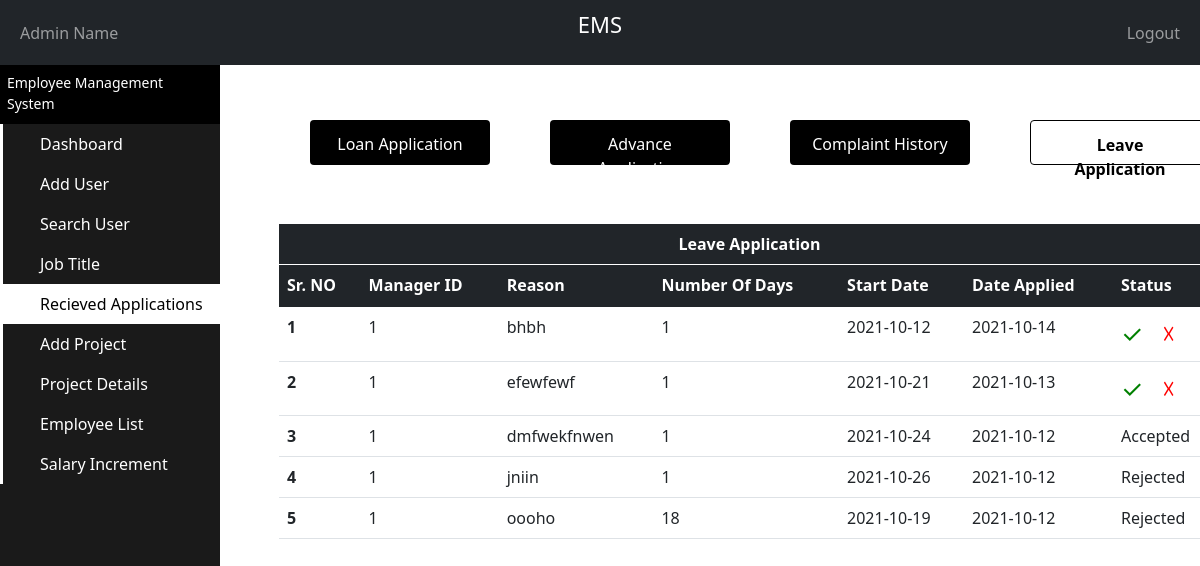
/PHP/Admin_LeaveApplication.php, run on the app's committed database.
### tables this page shows
CREATE TABLE `leave_table` (
  `LeaveTable_ID` int(11) NOT NULL,
  `Developer_ID` int(11) NOT NULL,
  `Manager_ID` int(11) NOT NULL,
  `Reason` varchar(500) NOT NULL,
  `NumberOfDays` int(2) NOT NULL,
  `StartDate` date NOT NULL,
  `DateApplied` date NOT NULL,
  `Status` varchar(25) NOT NULL
);

### PHP/Admin_LeaveApplication.php (the view, shortened to what this page needs)
<?php
 include "Connection.php";
?>
<!doctype html>
<html lang="en">
  <head>
    <link href="https://cdn.jsdelivr.net/npm/bootstrap@5.1.1/dist/css/bootstrap.min.css" rel="stylesheet">
  </head>
  <body>
    <nav class="navbar navbar-expand-md navbar-dark bg-dark">
      <div class="container-fluid">
        <div class="navbar-collapse collapse w-100 order-1 order-md-0 dual-collapse2">
          <ul class="navbar-nav me-auto">
            <li class="nav-item active">
              <a class="nav-link" href="Admin_PersonalDetails.php">
                <?php
                  if(isset($_SESSION['fname']) && isset($_SESSION['lname']))
                  {
                    echo"$_SESSION[fname] $_SESSION[lname]";
                    $ID = $_SESSION["uid"];
                    $sql = "SELECT * FROM admin_info WHERE Admin_ID='$ID'";
                    if($result = mysqli_query($con, $sql))
                    {
                      $count = mysqli_num_rows($result);
                      if($count != 1)
                      {
                        echo "<script> location.href='Logout.php'; </script>" ;
                      }
                    }
                    else{
                      echo "<script> location.href='Logout.php'; </script>" ;
                    }
                  }
                  else
                   echo"Admin Name";
                  ?>
              </a>
            </li>
          </ul>
        </div>
        <div class="mx-auto order-0">
          <p style="color: white;font-size:22px;">EMS</p>
        </div>
        <div class="navbar-collapse collapse w-100 order-3 dual-collapse2">
          <ul class="navbar-nav ms-auto">
            <li class="nav-item">
              <a class="nav-link" href="Logout.php">Logout</a>
            </li>
          </ul>
        </div>
      </div>
    </nav>
    <div class="sidebar-container">
      <div class="sidebar-logo">
        <span> Employee Management System </span>
      </div>
      <ul class="sidebar-navigation">
        <li>
          <a style="text-decoration: none;" href="Admin_Dashboard.php">
            <i class="fa fa-home" aria-hidden="true"></i> Dashboard
          </a>
        </li>
        <li>
          <a style="text-decoration: none;" href="Admin_AddUser.php">
            <i class="fa fa-tachometer" aria-hidden="true"></i> Add User
          </a>
        </li>
        <li>
          <a style="text-decoration: none;" href="Admin_SearchUser.php?T=-1&Q=-1">
            <i class="fa fa-tachometer" aria-hidden="true"></i> Search User
          </a>
        </li>
        <li>
          <a style="text-decoration: none;" href="Admin_JobTitle.php">
            <i class="fa fa-tachometer" aria-hidden="true"></i> Job Title
          </a>
        </li>
        <li>
          <a style="text-decoration: none;background-color: white;color: black;" href="Admin_Complaint.php">
            <i class="fa fa-tachometer" aria-hidden="true"></i> Recieved Applications
          </a>
        </li>
        <li>
          <a style="text-decoration: none;" href="Admin_AddProject.php">
            <i class="fa fa-tachometer" aria-hidden="true"></i> Add Project
          </a>
        </li>
        <li>
          <a style="text-decoration: none;" href="Admin_ProjectDetails.php">
            <i class="fa fa-tachometer" aria-hidden="true"></i> Project Details
          </a>
        </li>
        <li>
        <a style="text-decoration: none;" href="Admin_EmployeeList.php">
            <i class="fa fa-tachometer" aria-hidden="true"></i> Employee List
          </a>
        </li>
        <li>
            <a style="text-decoration: none;" href="Admin_SalaryIncrease.php">
                <i class="fa fa-tachometer" aria-hidden="true"></i> Salary Increment
          </a>
        </li>
      </ul>
    </div>
    <div class="content-container">
        <div  style="width:100%;overflow-y: scroll; height:85%;position:fixed" class="container-fluid">
        <div style="margin-top: 3%;padding-bottom: 5%;"class="row">
            <a href="Admin_LoanApplication.php" style="height:45px;width:15%;margin-left: 7.5%;background-color: black;color:white;" class ="AcitonButtons" value="Admin Dashboard">Loan Application</a>
            <a href="Admin_AdvanceApplication.php" style="height:45px;width:15%;margin-left: 5%;background-color: black;color:white;" class ="AcitonButtons" value="Update Information">Advance Application</a>
            <a href="Admin_Complaint.php" style="height:45px;width:15%;margin-left: 5%;background-color: black;color:white;"class ="AcitonButtons" value="Update Information">Complaint History</a>
            <a href="Admin_LeaveApplication.php" style="height:45px;width:15%;margin-left: 5%;background-color: white;color:black;border:1px solid black;" class ="AcitonButtons" value="Admin Dashboard"><b>Leave Application</b></a>
        </div>
        <div style="width:80%;">
          <?php
            $sql = "SELECT * FROM leave_table WHERE Developer_ID = '-1' ORDER BY DateApplied DESC";
            $i = 0;
            $result = mysqli_query($con, $sql);
            echo'
                <div style="width:100%;margin-left: 5%;margin-top: 0%;float:left;"class="jumbotron">
                  <table style="margin-bottom: 0px;padding-bottom: 0px;"class="table">
                    <thead class="table-dark">
                      <tr >
                        <th style="text-align: center;border-bottom: 1px solid white;">Leave Application</th>
                      </tr>
                    </thead>
                  </table>
                </div>';
                echo'
                <div style="width:100%;margin-left: 5%;float:left"class="jumbotron">
                <table style="margin-top:0px;padding-top: 0px"class="table">
                  <thead class="table-dark">
                    <tr>
                      <th scope="col">Sr. NO</th>
                      <th scope="col">Manager ID</th>
                      <th scope="col">Reason</th>
                      <th scope="col">Number Of Days</th>
                      <th scope="col">Start Date</th>
                      <th scope="col">Date Applied</th>
                      <th scope="col">Status</th>
                    </tr>
                  </thead>
                  <tbody>';
                  while($row=mysqli_fetch_array($result))
                  {
                    $i++;
                    echo'
                    <tr>
                      <th>'.$i.'</th>
                      <td>'.$row["Manager_ID"].'</td>
                      <td>'.$row["Reason"] .'</td>
                      <td>'.$row["NumberOfDays"].'</td>
                      <td>'.$row["StartDate"].'</td>
                      <td>'.$row["DateApplied"].'</td>
                      ';
                      if($row["Status"] != "Pending")
                      {
                        echo'<td>'.$row["Status"].'</td>';
                      }
                      else
                      {
                        echo'<td><a style="text-decoration:none;font-size:25px;color:green"
                        href="Admin_ApplicationStatusAcceptReject.php?ID='.$row["LeaveTable_ID"].'&Status=Accepted&Type=Leave">
                        &#10003;</a><a>&nbsp&nbsp&nbsp</a><a style="text-decoration:none;font-size:25px;color:red"
                        href="Admin_ApplicationStatusAcceptReject.php?ID='.$row["LeaveTable_ID"].'&Status=Rejected&Type=Leave">
                        &#9747;</a></td>';
                      }
                    echo'</tr>';
                  };
                  echo'</tbody>
                  </table>
                  </div>';
        ?>
        </div>
        </div>
    </div>
  </body>
</html>

### PHP/Admin_LeaveApplication.php (style rules this page uses)
.AcitonButtons { background-color: #04AA6D; color: rgb(255, 255, 255); padding: 12px 20px; border: none; border-radius: 4px; text-decoration: none; text-align:center; cursor: pointer; float: right; }
html,body { height:100%; margin: 0; }
.sidebar-container { position: fixed; width: 220px; height: 100%; left: 0; overflow-x: hidden; overflow-y: auto; background: #1a1a1a; color: #fff; }
.content-container { padding-top: 20px; }
.sidebar-logo { padding: 7px 15px 10px 7px; font-size: 14px; background-color: #000000; }
.sidebar-navigation { padding: 0; margin: 0; list-style-type: none; position: relative; }
.sidebar-navigation li { background-color: transparent; position: relative; display: inline-block; width: 100%; line-height: 20px; }
.sidebar-navigation li a { padding: 10px 15px 10px 30px; display: block; color: #fff; }
.sidebar-navigation li::before { background-color: white; position: absolute; content: ''; height: 100%; left: 0; top: 0; -webkit-transition: width 0.2s ease-in; transition: width 0.2s ease-in; color: #000000; width: 3px; z-index: -1; }
.content-container { padding-left: 220px; }

### data on the page
leave_table: Manager_ID "1", Reason "bhbh", NumberOfDays "1", StartDate "2021-10-12", DateApplied "2021-10-14"
leave_table: Manager_ID "1", Reason "efewfewf", NumberOfDays "1", StartDate "2021-10-21", DateApplied "2021-10-13"
leave_table: Manager_ID "1", Reason "dmfwekfnwen", NumberOfDays "1", StartDate "2021-10-24", DateApplied "2021-10-12", Status "Accepted"
leave_table: Manager_ID "1", Reason "jniin", NumberOfDays "1", StartDate "2021-10-26", DateApplied "2021-10-12", Status "Rejected"
leave_table: Manager_ID "1", Reason "oooho", NumberOfDays "18", StartDate "2021-10-19", DateApplied "2021-10-12", Status "Rejected"
